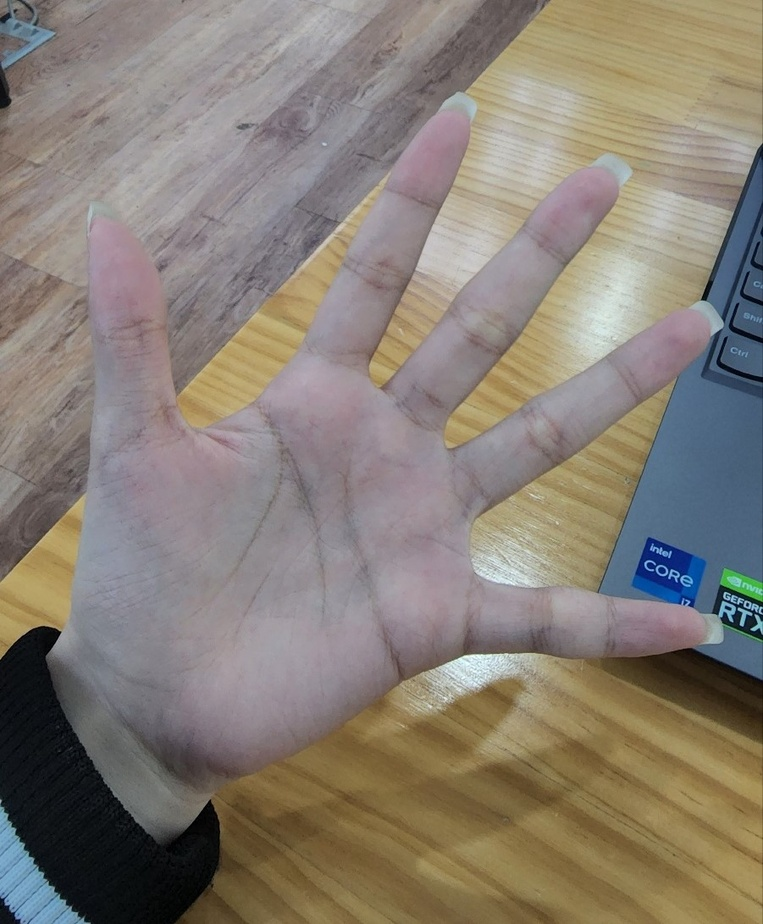
#> input picture example/ex2.jpg, 763 x 924 px, shrunk from 901 x 1091 before the run
$ python project.py
#> lines starting #> are read from the running program, lines starting #| are printed output that depends on the picture; after the words box and inside, x2 and y2 are one past the last pixel; in counts of white or black regions, pixels touching at a corner belong together
# [40 lines of commented-out code are left out]
import cv2
import numpy as np
import matplotlib.pyplot as plt

# [22 lines of commented-out code are left out]


image = cv2.imread('ex2.jpg')
#> image is the input picture: shape (924, 763, 3); mean B, G, R 117, 126.8, 135.3
image_gray = cv2.cvtColor(image, cv2.COLOR_BGR2GRAY)
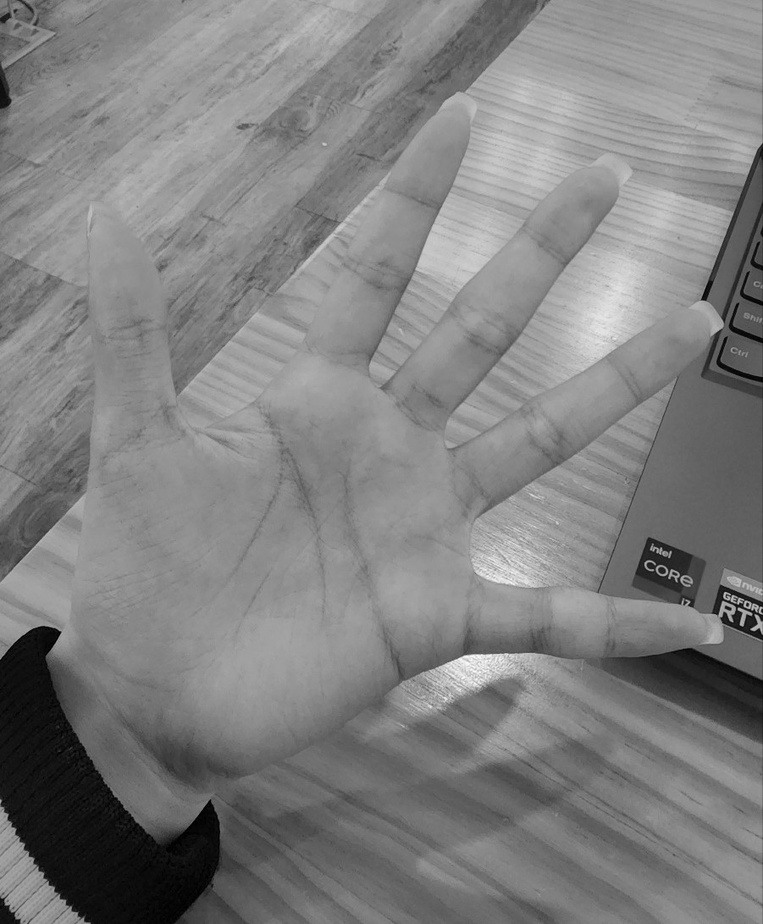
#> image_gray: shape (924, 763); min 0, max 252, mean 128.3
ret, thresh = cv2.threshold(image_gray, 127, 255, 0)
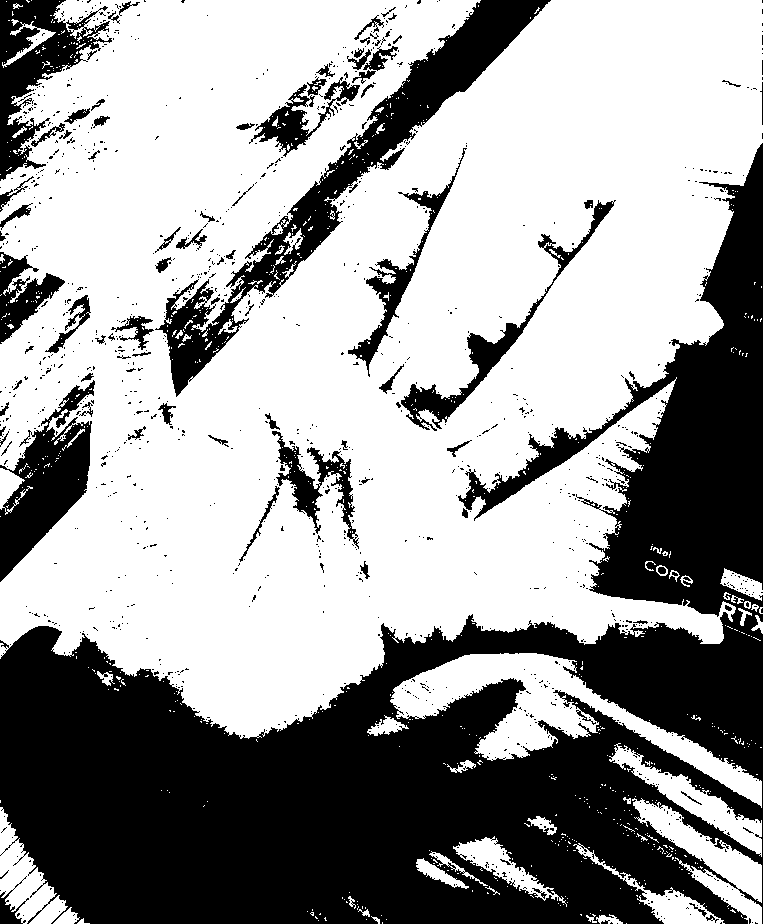
#> thresh: shape (924, 763); 61.5% white; 1155 black regions (1070 under 20 px), largest, box (x1, y1, x2, y2) and area: (0, 143, 763, 924) 211884, (155, 0, 551, 397) 19795, (0, 380, 95, 582) 8375

plt.imshow(cv2.cvtColor(thresh, cv2.COLOR_GRAY2RGB))
plt.show()

contours, hierarchy = cv2.findContours(thresh, cv2.RETR_TREE, cv2.CHAIN_APPROX_SIMPLE)
#> contours = 2513 contours, 2353 with area under 20; largest, box (x1, y1, x2, y2) and area: (0, 0, 763, 739) 410911, (390, 653, 762, 808) 14379, (632, 798, 762, 924) 4798, (400, 199, 615, 432) 4502, (609, 743, 762, 857) 3549
image = cv2.drawContours(image, contours, -1, (0, 255, 0), 4)
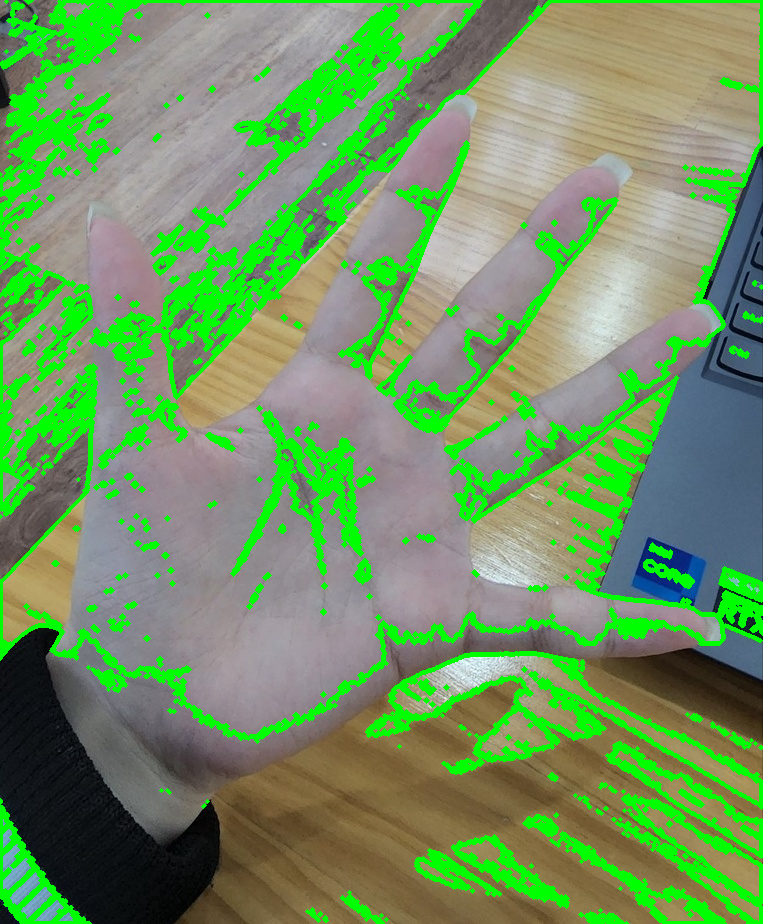
#> image: shape (924, 763, 3); 17.62% of pixels changed, all inside (x1, y1, x2, y2) = (0, 0, 763, 924)

plt.imshow(cv2.cvtColor(image, cv2.COLOR_BGR2RGB))
plt.show()

$ run again, with example/ex3.jpg copied over example/ex2.jpg
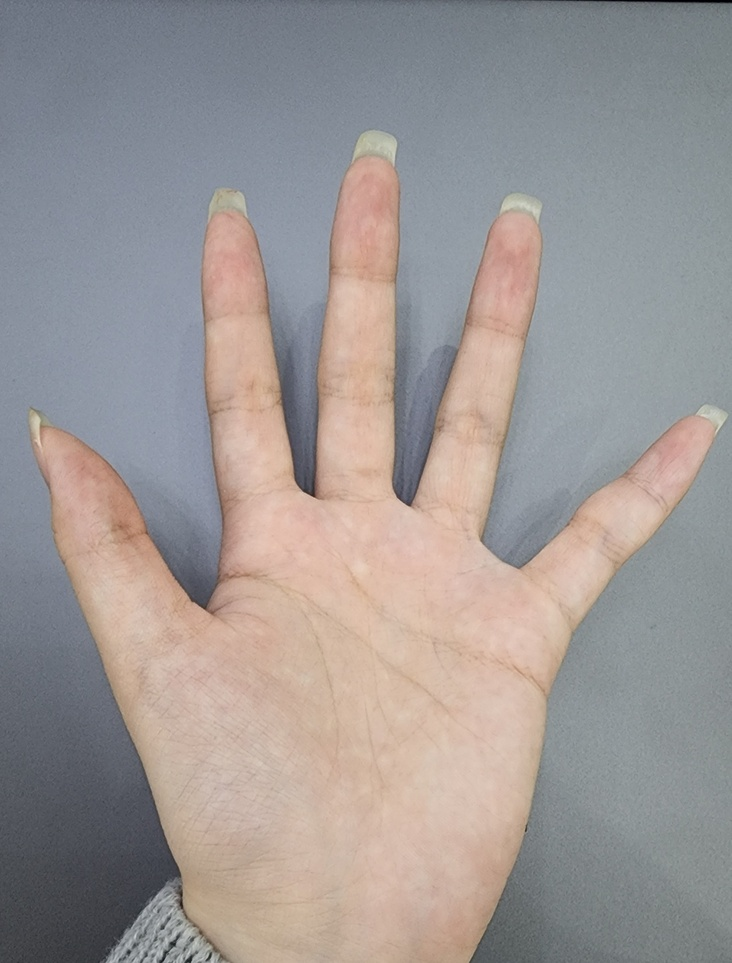
#> input picture example/ex3.jpg, 732 x 963 px, shrunk from 1126 x 1481 before the run
#> image is the input picture: shape (963, 732, 3); mean B, G, R 149, 150.5, 156.8
#> `ret, thresh = cv2.threshold(image_gray, 127, 255, 0)`:
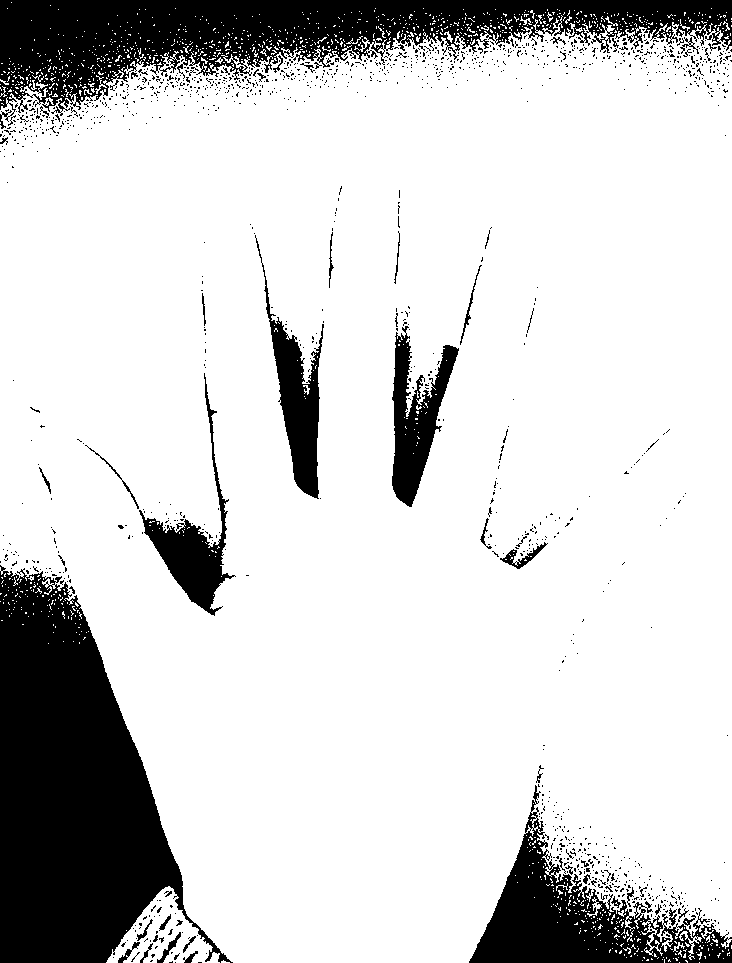
#> thresh: shape (963, 732); 82.3% white; 1388 black regions (1327 under 20 px), largest, box (x1, y1, x2, y2) and area: (0, 565, 233, 963) 49990, (0, 0, 732, 129) 38157, (469, 785, 732, 963) 14824
#> contours = 3210 contours, 3101 with area under 20; largest, box (x1, y1, x2, y2) and area: (0, 15, 732, 963) 591554, (391, 331, 460, 508) 5688, (261, 262, 325, 500) 5500, (138, 372, 236, 617) 5068, (106, 886, 220, 963) 3964
#> `image = cv2.drawContours(image, contours, -1, (0, 255, 0), 4)`:
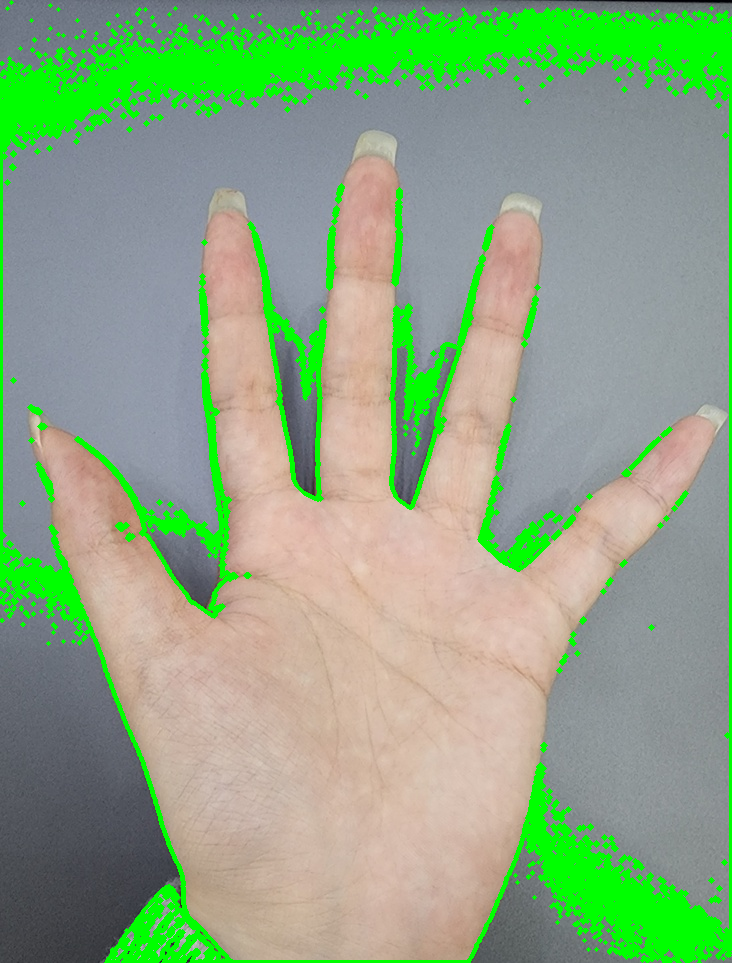
#> image: shape (963, 732, 3); 13.28% of pixels changed, all inside (x1, y1, x2, y2) = (0, 0, 732, 963)
